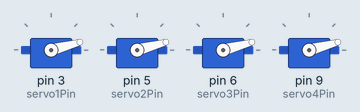
Bench run of a sketch on a simulated Arduino Uno, built with avr-gcc and run on an emulated ATmega328P. Shown: 4 × servo.

Above: at 0.1 s.
At 1.0 s:
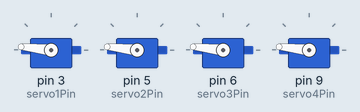
At 1.6 s:
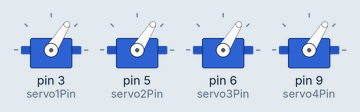
At 2.1 s:
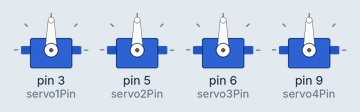
Timing chart, 0 to 3.6 s (numbered marks = the images above):
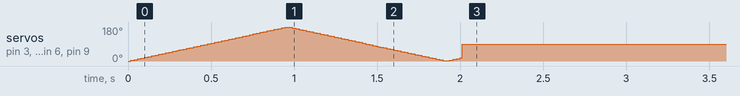

The sketch:

four_servos_sweep_hold.ino
```cpp
#include <Servo.h>

// ===== إعداد الـ 4 سيرفو موتورز =====
Servo servo1;
Servo servo2;
Servo servo3;
Servo servo4;


const int servo1Pin = 3;
const int servo2Pin = 5;
const int servo3Pin = 6;
const int servo4Pin = 9;

void setup() {
  // ربط كل سيرفو بالبن الخاص فيه
  servo1.attach(servo1Pin);
  servo2.attach(servo2Pin);
  servo3.attach(servo3Pin);
  servo4.attach(servo4Pin);

  // ===== الحركة الأولى: Sweep لمدة ثانيتين =====
  unsigned long startTime = millis();

  while (millis() - startTime < 2000) {
    // يمين: من 0 إلى 180
    for (int pos = 0; pos <= 180; pos++) {
      servo1.write(pos);
      servo2.write(pos);
      servo3.write(pos);
      servo4.write(pos);
      delay(5);
      if (millis() - startTime >= 2000) break;
    }

    // يسار: من 180 إلى 0
    for (int pos = 180; pos >= 0; pos--) {
      servo1.write(pos);
      servo2.write(pos);
      servo3.write(pos);
      servo4.write(pos);
      delay(5);
      if (millis() - startTime >= 2000) break;
    }
  }

  // ===== الحركة الثانية: تثبيت عند 90 درجة =====
  servo1.write(90);
  servo2.write(90);
  servo3.write(90);
  servo4.write(90);
}

void loop() {

}
```
